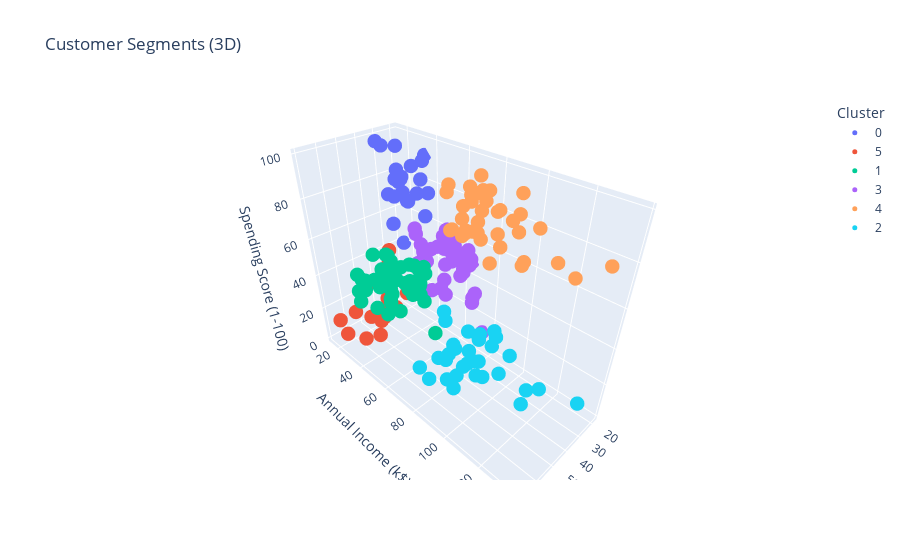

The code cell stored with this chart in its notebook:
### Code cell
import plotly.express as px

fig = px.scatter_3d(
    labelled_df,
    x='Age',
    y='Annual Income (k$)',
    z='Spending Score (1-100)',
    color=labelled_df['labels'].astype(str), 
    title="Customer Segments (3D)",
    labels={'color': 'Cluster'}
)

fig.update_traces(marker=dict(size=5))  
fig.show()

### Figure 1 — Plotly figure (JSON) as saved in the notebook; plotly's stock layout.template omitted (floating-point values rounded to 4 significant figures)
{"data": [{"hovertemplate": "Cluster=0<br>Age=%{x}<br>Annual Income (k$)=%{y}<br>Spending Score (1-100)=%{z}<extra></extra>", "legendgroup": "0", "marker": {"color": "#636efa", "size": 5, "symbol": "circle"}, "mode": "markers", "name": "0", "scene": "scene", "showlegend": true, "type": "scatter3d", "x": [19, 21, 23, 22, 23, 30, 35, 24, 22, 20, 35, 25, 31, 29, 35, 23, 21, 18, 21, 30, 20, 24, 24], "y": [15, 15, 16, 17, 18, 19, 19, 20, 20, 21, 23, 24, 25, 28, 28, 29, 30, 33, 33, 34, 37, 38, 39], "z": [39, 81, 77, 76, 94, 72, 99, 77, 79, 66, 98, 73, 73, 82, 61, 87, 73, 92, 81, 73, 75, 92, 65]}, {"hovertemplate": "Cluster=5<br>Age=%{x}<br>Annual Income (k$)=%{y}<br>Spending Score (1-100)=%{z}<extra></extra>", "legendgroup": "5", "marker": {"color": "#EF553B", "size": 5, "symbol": "circle"}, "mode": "markers", "name": "5", "scene": "scene", "showlegend": true, "type": "scatter3d", "x": [20, 31, 35, 64, 67, 58, 37, 35, 52, 35, 46, 54, 45, 40, 60, 53, 49, 42, 36, 48, 49], "y": [16, 17, 18, 19, 19, 20, 20, 21, 23, 24, 25, 28, 28, 29, 30, 33, 33, 34, 37, 39, 39], "z": [6, 40, 6, 3, 14, 15, 13, 35, 29, 35, 5, 14, 32, 31, 4, 4, 14, 17, 26, 36, 28]}, {"hovertemplate": "Cluster=1<br>Age=%{x}<br>Annual Income (k$)=%{y}<br>Spending Score (1-100)=%{z}<extra></extra>", "legendgroup": "1", "marker": {"color": "#00cc96", "size": 5, "symbol": "circle"}, "mode": "markers", "name": "1", "scene": "scene", "showlegend": true, "type": "scatter3d", "x": [65, 50, 49, 59, 50, 47, 51, 69, 53, 70, 67, 54, 63, 43, 68, 70, 47, 60, 60, 59, 45, 49, 57, 67, 46, 48, 55, 50, 68, 48, 47, 48, 49, 67, 49, 66, 54, 68, 66, 65, 63, 49, 51, 50, 56], "y": [38, 40, 42, 43, 43, 43, 44, 44, 46, 46, 47, 47, 48, 48, 48, 49, 49, 50, 50, 54, 54, 54, 54, 54, 54, 54, 57, 58, 59, 60, 60, 61, 62, 62, 62, 63, 63, 63, 63, 63, 65, 65, 67, 67, 79], "z": [35, 55, 52, 60, 45, 41, 50, 46, 46, 56, 52, 59, 51, 50, 48, 55, 42, 49, 56, 47, 53, 42, 51, 41, 44, 46, 58, 46, 55, 49, 47, 42, 48, 59, 56, 50, 46, 43, 48, 52, 43, 59, 43, 57, 35]}, {"hovertemplate": "Cluster=3<br>Age=%{x}<br>Annual Income (k$)=%{y}<br>Spending Score (1-100)=%{z}<extra></extra>", "legendgroup": "3", "marker": {"color": "#ab63fa", "size": 5, "symbol": "circle"}, "mode": "markers", "name": "3", "scene": "scene", "showlegend": true, "type": "scatter3d", "x": [31, 27, 29, 31, 33, 31, 27, 19, 18, 19, 32, 26, 40, 23, 38, 21, 22, 34, 18, 40, 32, 24, 27, 20, 23, 26, 21, 19, 38, 19, 18, 19, 27, 38, 40, 23, 25, 19, 28], "y": [39, 40, 40, 40, 42, 43, 46, 46, 48, 48, 48, 54, 54, 54, 54, 54, 57, 58, 59, 60, 60, 60, 60, 61, 62, 62, 62, 63, 64, 64, 65, 65, 67, 67, 69, 70, 72, 74, 76], "z": [61, 47, 42, 42, 60, 54, 51, 55, 59, 59, 47, 54, 48, 52, 55, 57, 55, 60, 41, 40, 42, 52, 50, 49, 41, 55, 42, 54, 42, 46, 48, 50, 56, 40, 58, 29, 34, 10, 40]}, {"hovertemplate": "Cluster=4<br>Age=%{x}<br>Annual Income (k$)=%{y}<br>Spending Score (1-100)=%{z}<extra></extra>", "legendgroup": "4", "marker": {"color": "#FFA15A", "size": 5, "symbol": "circle"}, "mode": "markers", "name": "4", "scene": "scene", "showlegend": true, "type": "scatter3d", "x": [39, 31, 40, 38, 39, 31, 29, 32, 35, 32, 32, 28, 32, 34, 39, 38, 27, 30, 30, 29, 31, 36, 33, 32, 28, 36, 30, 27, 35, 32, 29, 30, 28, 36, 32, 38, 35, 32, 30], "y": [69, 70, 71, 71, 71, 72, 73, 73, 74, 75, 76, 77, 77, 78, 78, 78, 78, 78, 78, 79, 81, 85, 86, 87, 87, 87, 88, 88, 93, 97, 98, 99, 101, 103, 103, 113, 120, 126, 137], "z": [91, 77, 95, 75, 75, 71, 88, 73, 72, 93, 87, 97, 74, 90, 88, 76, 89, 78, 73, 83, 93, 75, 95, 63, 75, 92, 86, 69, 90, 86, 88, 97, 68, 85, 69, 91, 79, 74, 83]}, {"hovertemplate": "Cluster=2<br>Age=%{x}<br>Annual Income (k$)=%{y}<br>Spending Score (1-100)=%{z}<extra></extra>", "legendgroup": "2", "marker": {"color": "#19d3f3", "size": 5, "symbol": "circle"}, "mode": "markers", "name": "2", "scene": "scene", "showlegend": true, "type": "scatter3d", "x": [43, 59, 47, 20, 44, 57, 25, 48, 34, 43, 44, 47, 37, 34, 19, 50, 42, 36, 40, 36, 52, 58, 59, 37, 46, 41, 54, 41, 34, 33, 47, 45, 32], "y": [71, 71, 71, 73, 73, 75, 77, 77, 78, 78, 78, 78, 78, 78, 81, 85, 86, 87, 87, 87, 88, 88, 93, 97, 98, 99, 101, 103, 103, 113, 120, 126, 137], "z": [35, 11, 9, 5, 7, 5, 12, 36, 22, 17, 20, 16, 1, 1, 5, 26, 20, 27, 13, 10, 13, 15, 14, 32, 15, 39, 24, 17, 23, 8, 16, 28, 18]}], "layout": {"legend": {"title": {"text": "Cluster"}, "tracegroupgap": 0}, "scene": {"domain": {"x": [0, 1], "y": [0, 1]}, "xaxis": {"title": {"text": "Age"}}, "yaxis": {"title": {"text": "Annual Income (k$)"}}, "zaxis": {"title": {"text": "Spending Score (1-100)"}}}, "title": {"text": "Customer Segments (3D)"}}}
